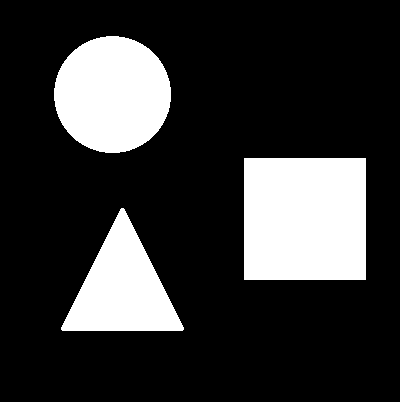
//> input picture issue_37/img2.png, 400 x 402 px
$ ./main   (built with g++ and OpenCV 4)
//> lines starting //> are read from the running program, lines starting //| are printed output that depends on the picture; after the words box and inside, x2 and y2 are one past the last pixel; in counts of white or black regions, pixels touching at a corner belong together
#include <opencv2/imgproc.hpp>
#include <opencv2/imgcodecs.hpp>
#include <opencv2/highgui.hpp>
#include <stdlib.h>
#include <stdio.h>
#include <iostream>

using namespace cv;
using namespace std;

int main(){

    Mat img_gray, thr;
    Mat src = imread("../img2.png");
//> src is the input picture: 402 rows x 400 cols, CV_8UC3; 20.9% white; 3 white regions, box (x1, y1, x2, y2) and area: (244, 158, 366, 280) 14884, (54, 36, 171, 153) 10732, (61, 208, 184, 331) 7927
    if(!src.data){
        cout<<"Image not found"<<endl;
        exit(0);
    }

    cvtColor(src,img_gray, CV_RGB2GRAY);

    namedWindow("Gray Image",CV_WINDOW_NORMAL);
    imshow("Gray Image",img_gray);
    waitKey(0);
    destroyWindow("Gray Image");

    threshold(img_gray, thr, 127, 255, CV_THRESH_OTSU);


    namedWindow("Image Otsu",CV_WINDOW_NORMAL);
    imshow("Image Otsu",img_gray);
    waitKey(0);
    destroyWindow("Image Otsu");

    Mat element = getStructuringElement(CV_SHAPE_RECT, Size(1,3));
    for(int i=0; i<70; i++){
        dilate(thr, thr, element);
        imshow("Dilate", thr);
        waitKey(20);
    }
//> this loop made 70 passes
//> pass 1, `dilate(thr, thr, element);`:
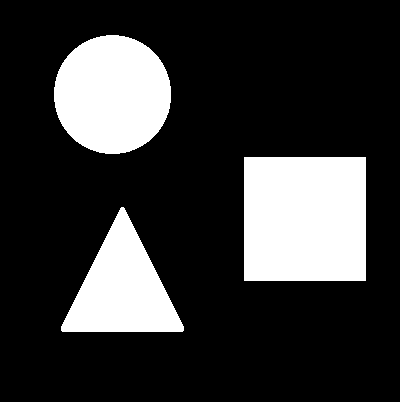
//> thr: 402 rows x 400 cols, CV_8UC1; 21.3% white; 3 white regions, box (x1, y1, x2, y2) and area: (244, 157, 366, 281) 15128, (54, 35, 171, 154) 10966, (61, 207, 184, 332) 8173
//> pass 2, `dilate(thr, thr, element);`:
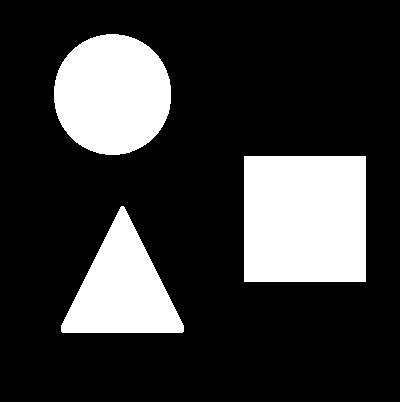
//> thr: 402 rows x 400 cols, CV_8UC1; 21.8% white; 3 white regions, box (x1, y1, x2, y2) and area: (244, 156, 366, 282) 15372, (54, 34, 171, 155) 11200, (61, 206, 184, 333) 8419
//> pass 3, `dilate(thr, thr, element);`:
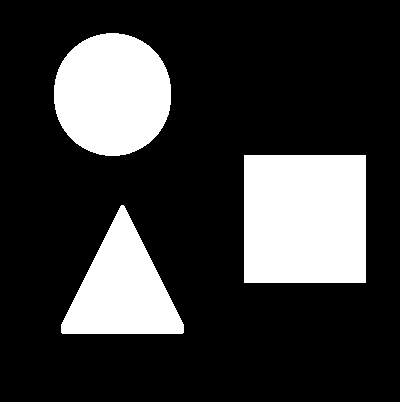
//> thr: 402 rows x 400 cols, CV_8UC1; 22.2% white; 3 white regions, box (x1, y1, x2, y2) and area: (244, 155, 366, 283) 15616, (54, 33, 171, 156) 11434, (61, 205, 184, 334) 8665
//> after the loop:
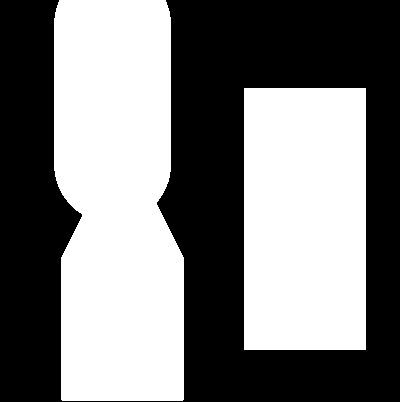
//> thr: 402 rows x 400 cols, CV_8UC1; 48.7% white; 2 white regions, box (x1, y1, x2, y2) and area: (54, 0, 184, 401) 46275, (244, 88, 366, 350) 31964

    return 0;
}
